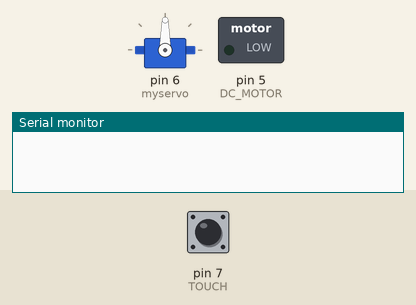
The sketch below on a simulated Arduino Uno, built with avr-gcc and run on an emulated ATmega328P. Parts: servo, switched loads named in the sketch (green lamp = pin HIGH), the last lines printed to the serial monitor. Inputs (shaded band) come from the test bench; at power-on: pin 7 (TOUCH) LOW.

Above: at 1.2 s.
1.3 s: pin 7 (TOUCH) pulled HIGH for 3.2 s
At 1.9 s:
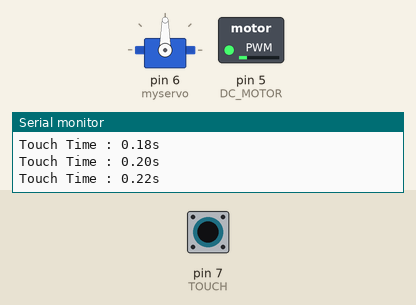
6.6 s: pin 7 (TOUCH) pulled HIGH for 3.2 s
At 10.08 s:
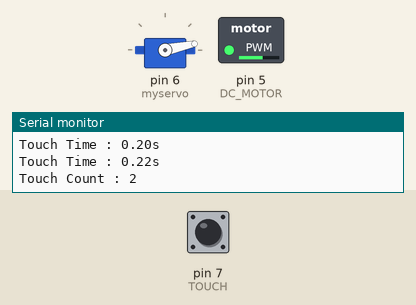
11.3 s: pin 7 (TOUCH) driven HIGH
At 15.4 s:
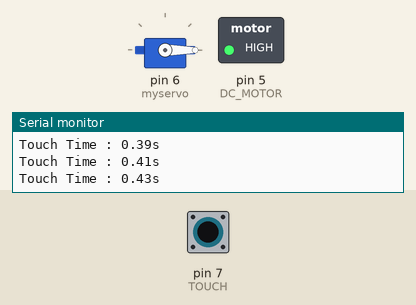
Timing chart, 0 to 16.9 s (numbered marks = the images above; inputs shaded):
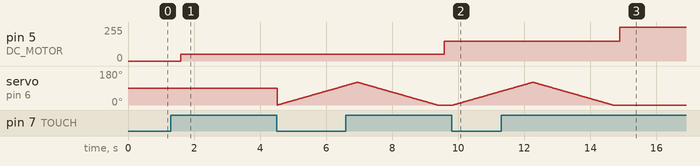

The sketch:

SERVO_TOUCH_DC.ino
```cpp
#include <Servo.h>

#define TOUCH 7
#define DC_MOTOR 5

Servo myservo;

int motorStep   = 0;
int rotateState = 0;
int pos         = 0;

unsigned long startTime;
unsigned long touchTime;
float touchTimesec;

void motor_Control(int dcStep);

void setup() {
  // put your setup code here, to run once:
  pinMode(TOUCH, INPUT);
  // pinMode(DC_MOTOR, OUTPUT);
  myservo.attach(6);
  Serial.begin(9600);
}

void loop() {
  // put your main code here, to run repeatedly:
  int touchValue = digitalRead(TOUCH);
  delay(200);

  if(touchValue == HIGH){
    motorStep++;
    Serial.print("Touch Count : ");
    Serial.print(motorStep);
    Serial.print("\n");

    motor_Control(motorStep);

    startTime = millis();
    while(digitalRead(TOUCH) == HIGH){
      touchTime = millis() - startTime;
      touchTimesec = float(touchTime) / 1000;
      Serial.print("\nTouch Time : ");
      Serial.print(touchTimesec);
      Serial.print("s\n");
    }
    if(touchTime >= 1000 && touchTime <= 3000){
      rotateState++;
    }
  }

  if((rotateState % 2 == 1) && (motorStep != 0)){
    Serial.print("Touch Count : ");
    Serial.print(motorStep);
    for(pos = 0; pos <= 120; pos++){
      motor_Control(motorStep);
      myservo.write(pos);
      delay(20);
    }
    for(pos = 120; pos >= 0; pos--){
      motor_Control(motorStep);
      myservo.write(pos);
      delay(20);
    }
  }
}


void motor_Control(int dcStep){
  switch(dcStep){
    case 1:
      analogWrite(DC_MOTOR, 50);
      break;
    case 2:
      analogWrite(DC_MOTOR, 150);
      break;
    case 3:
      analogWrite(DC_MOTOR, 255);
      break;
    case 4:
      analogWrite(DC_MOTOR, 0);
      motorStep = 0;
      break;
  }
}
```

Measured:
- after the input at 1.3 s, pin 5 (DC_MOTOR): 0/255 → 50/255 after 0.30 s
- after the input at 6.6 s, pin 5 (DC_MOTOR): 50/255 → 150/255 after 3.0 s
- after the input at 11.3 s, pin 5 (DC_MOTOR): 150/255 → 255/255 after 3.6 s; servo on pin 6 (myservo): goes on until 14.7 s, then stays 0°
